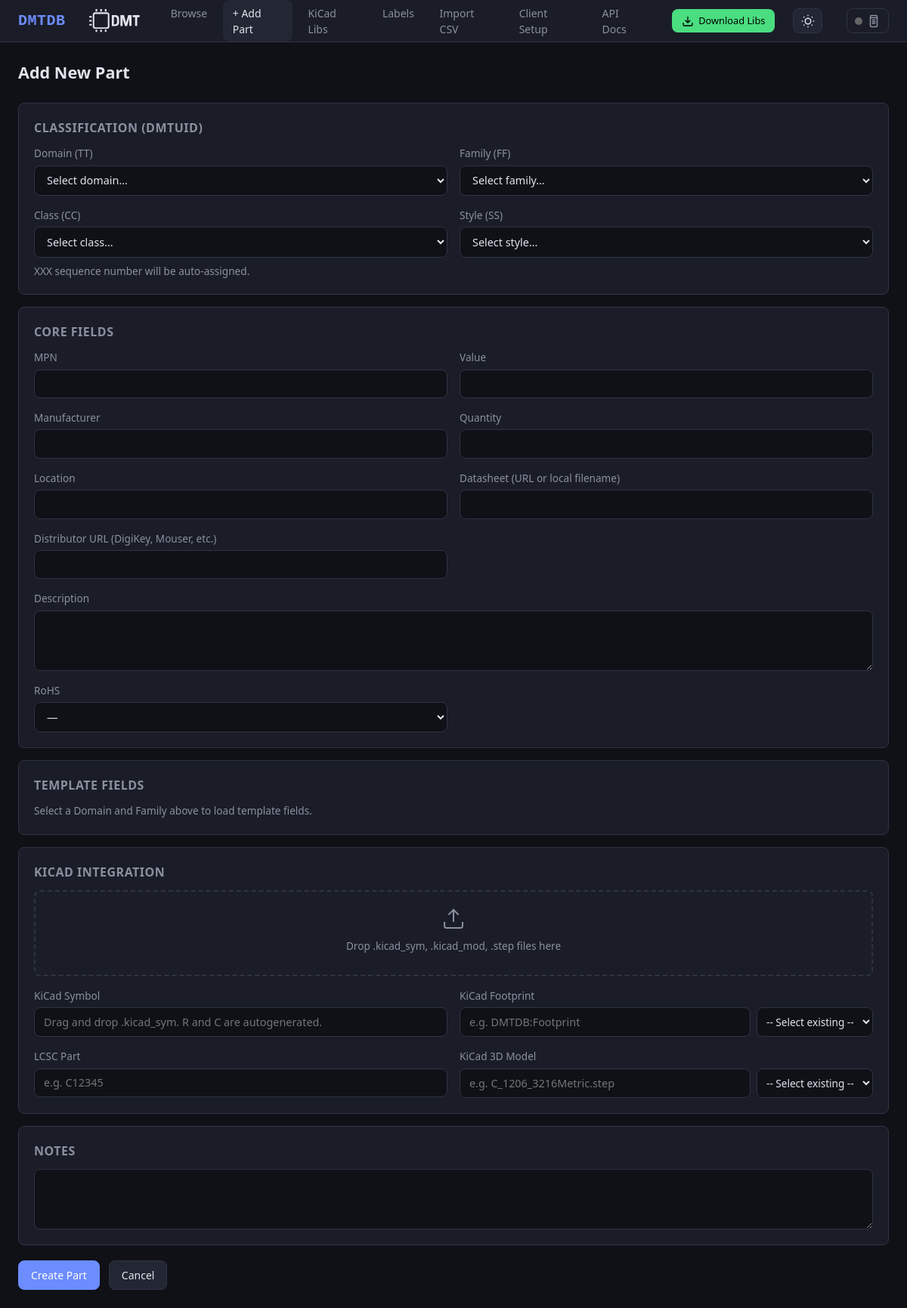
The page /part/add?template=DMT-02030199005 on the database as committed earlier.
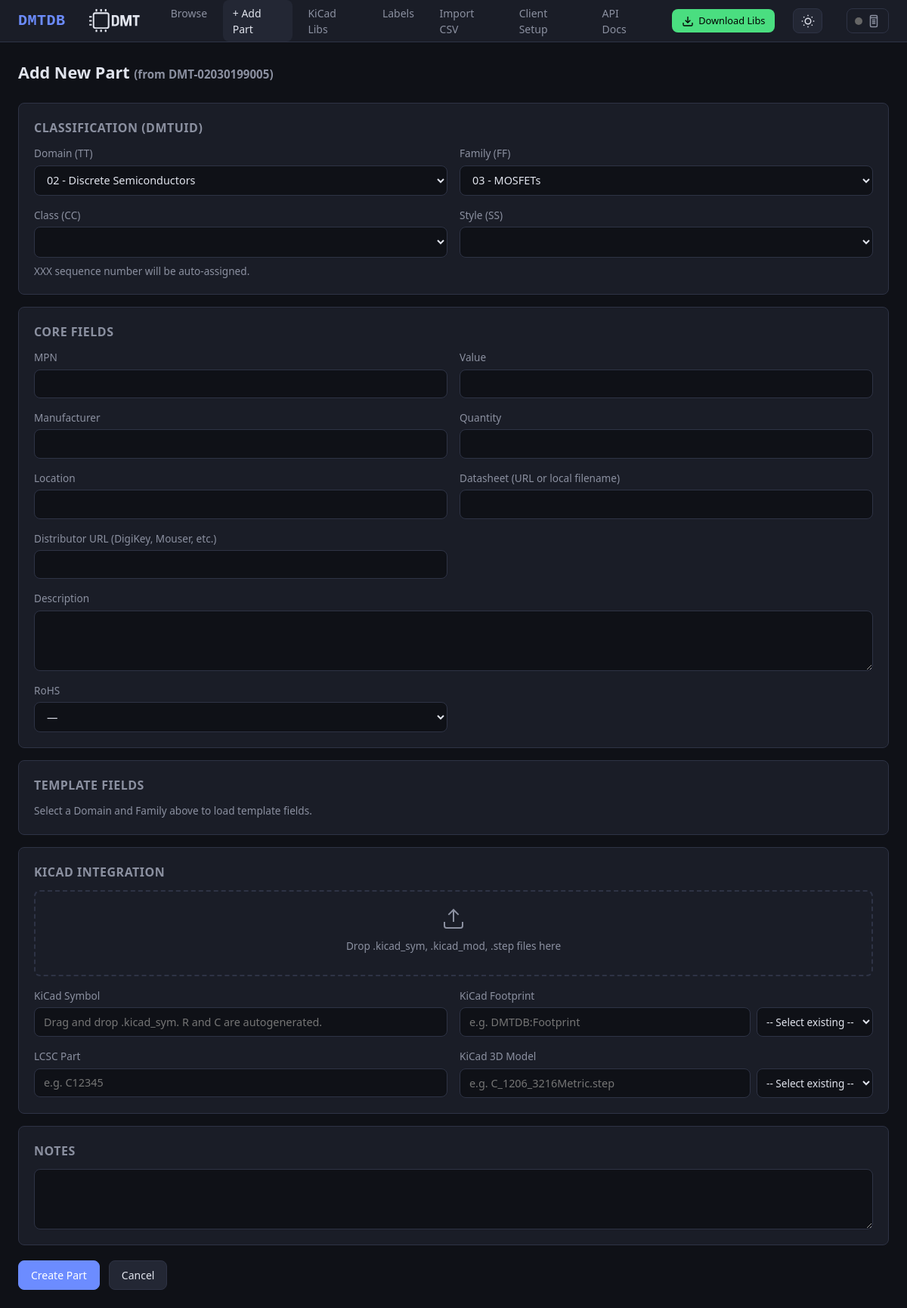
The same page on the database as committed later.
### db/models.py (models this page shows, shortened)
class Base(DeclarativeBase):
    pass

class Part(Base):
    __tablename__ = "parts"
    dmtuid = Column(String(20), primary_key=True)               # DMT-TTFFCCSSXXX
    tt  = Column(String(2), nullable=False, index=True)
    ff  = Column(String(2), nullable=False, index=True)
    cc  = Column(String(2), nullable=False, index=True)
    ss  = Column(String(2), nullable=False, index=True)
    xxx = Column(String(3), nullable=False)
    mpn          = Column(String(200), index=True, default="")
    manufacturer = Column(String(200), index=True, default="")
    value        = Column(String(200), index=True, default="")
    description  = Column(Text, default="")
    quantity     = Column(String(50), default="")
    location     = Column(String(200), default="")
    datasheet    = Column(Text, default="")
    distributor  = Column(Text, default="")
    kicad_symbol    = Column(String(300), default="")
    kicad_footprint = Column(String(300), default="")
    kicad_libref    = Column(String(300), default="")
    kicad_3dmodel   = Column(String(300), default="")
    extra_json = Column(Text, default="{}")
    notes      = Column(Text, default="")
    created_at = Column(DateTime, default=lambda: datetime.now(timezone.utc))
    updated_at = Column(DateTime, default=lambda: datetime.now(timezone.utc),
                        onupdate=lambda: datetime.now(timezone.utc))
    fields = relationship(
        "PartField", back_populates="part",
        cascade="all, delete-orphan", lazy="selectin",
    )
    __table_args__ = (
        Index("ix_ttffccss", "tt", "ff", "cc", "ss"),
    )

### ui/routes_forms.py (the view, shortened to what this page needs)
@ui_bp.route("/part/add", methods=["GET", "POST"])
def part_add():
    domains = get_domains()
    if request.method == "GET":
        template_part = None
        template_dmtuid = request.args.get("template", "").strip()
        if template_dmtuid:
            session = get_session()
            try:
                template_part = PartsService.get(session, template_dmtuid)
            finally:
                session.close()
        return render_template(
            "add_edit.html", part=None, domains=domains,
            template_fields=None, mode="add", template_part=template_part,
        )

### templates/add_edit.html (shortened to what this page needs)
{% extends "base.html" %}
{% block content %}
<div class="page-header">
  <h1>{% if mode == 'edit' %}Edit {{ part.dmtuid }}{% elif template_part %}Add New Part <span
      style="font-size:.7em; color:var(--text-dim);">(from {{ template_part.dmtuid }})</span>{% else %}Add New Part{%
    endif %}</h1>
</div>
<form method="post" id="partForm">
  <div class="detail-card" style="margin-bottom:1rem;">
    <h2>Classification (DMTUID)</h2>
    {% if mode == 'edit' %}
    <p style="font-family:var(--mono); font-size:1.1rem; color:var(--accent); margin-bottom:.75rem;">{{ part.dmtuid }}
    </p>
    <p style="color:var(--text-dim); font-size:.85rem;">Classification cannot be changed after creation.</p>
    {% else %}
    <div class="form-grid">
      <div class="form-group">
        <label>Domain (TT)</label>
        <select name="tt" id="ttSel" required>
          <option value="">Select domain…</option>
          {% for dom in domains %}
          <option value="{{ dom.tt }}">{{ dom.tt }} - {{ dom.name }}</option>
          {% endfor %}
        </select>
      </div>
      <div class="form-group">
        <label>Family (FF)</label>
        <select name="ff" id="ffSel" required>
          <option value="">Select family…</option>
        </select>
      </div>
      <div class="form-group">
        <label>Class (CC)</label>
        <select name="cc" id="ccSel" required>
          <option value="">Select class…</option>
        </select>
      </div>
      <div class="form-group">
        <label>Style (SS)</label>
        <select name="ss" id="ssSel" required>
          <option value="">Select style…</option>
        </select>
      </div>
    </div>
    <p style="color:var(--text-dim); font-size:.85rem; margin-top:.5rem;">XXX sequence number will be auto-assigned.</p>
    {% endif %}
  </div>
  <div class="detail-card" style="margin-bottom:1rem;">
    <h2>Core Fields</h2>
    <div class="form-grid">
      <div class="form-group">
        <label>MPN</label>
        <input type="text" name="MPN" value="{{ part.mpn if part else '' }}">
      </div>
      <div class="form-group">
        <label>Value</label>
        <input type="text" name="Value" value="{{ part.value if part else '' }}">
      </div>
      <div class="form-group">
        <label>Manufacturer</label>
        <input type="text" name="Manufacturer" value="{{ part.manufacturer if part else '' }}">
      </div>
      <div class="form-group">
        <label>Quantity</label>
        <input type="text" name="Quantity" value="{{ part.quantity if part else '' }}">
      </div>
      <div class="form-group">
        <label>Location</label>
        <input type="text" name="Location" value="{{ part.location if part else '' }}">
      </div>
      <div class="form-group">
        <label>Datasheet (URL or local filename)</label>
        <input type="text" name="Datasheet" value="{{ part.datasheet if part else '' }}">
      </div>
      <div class="form-group">
        <label>Distributor URL (DigiKey, Mouser, etc.)</label>
        <input type="text" name="Distributor" value="{{ part.distributor if part else '' }}">
      </div>
      <div class="form-group full">
        <label>Description</label>
        <textarea name="Description" rows="2">{{ part.description if part else '' }}</textarea>
      </div>
      <div class="form-group">
        <label>RoHS</label>
        {% set rohs_val = '' %}
        {% if part and part.fields %}
        {% for f in part.fields if f.field_name == 'RoHS' %}{% set rohs_val = f.field_value %}{% endfor %}
        {% endif %}
        <select name="RoHS">
          <option value="">—</option>
        </select>
      </div>
    </div>
  </div>
  <div class="detail-card" style="margin-bottom:1rem;" id="templateFieldsCard">
    <h2>Template Fields </h2>
    <div class="form-grid" id="templateFields">
      {% if mode == 'edit' and template_fields %}
      {% set field_map = {} %}
      {% for f in part.fields %}
      {% endfor %}
      {% set skip =
      ['MPN','Location','Quantity','Value','Manufacturer','Description','Datasheet','RoHS','TT','FF','CC','SS','XXX','DMTUID']
      %}
      {% for fname in template_fields %}
      {% if fname not in skip %}
      <div class="form-group">
        <label>{{ fname }}</label>
        <input type="text" name="{{ fname }}" value="{{ field_map.get(fname, '') }}">
      </div>
      {% endif %}
      {% endfor %}
      {% else %}
      <p style="color:var(--text-dim); font-size:.85rem;" id="templatePlaceholder">
        Select a Domain and Family above to load template fields.
      </p>
      {% endif %}
    </div>
  </div>
  <div class="detail-card" style="margin-bottom:1rem;">
    <h2>KiCad Integration</h2>
    <div class="kicad-dropzone" id="kicadDropzone">
      <svg width="32" height="32" viewBox="0 0 24 24" fill="none" stroke="currentColor" stroke-width="1.5">
        <path d="M21 15v4a2 2 0 0 1-2 2H5a2 2 0 0 1-2-2v-4" />
        <polyline points="17 8 12 3 7 8" />
        <line x1="12" y1="3" x2="12" y2="15" />
      </svg>
      <p>Drop .kicad_sym, .kicad_mod, .step files here</p>
    </div>
    <div class="form-grid">
      <div class="form-group">
        <label>KiCad Symbol</label>
        <div class="input-with-dropdown">
          <input type="text" name="kicad_symbol" id="kicadSymbolInput" value="{{ part.kicad_symbol if part else '' }}"
            placeholder="Drag and drop .kicad_sym. R and C are autogenerated.">
        </div>
      </div>
      <div class="form-group">
        <label>KiCad Footprint</label>
        <div class="input-with-dropdown">
          <input type="text" name="kicad_footprint" id="kicadFootprintInput"
            value="{{ part.kicad_footprint if part else (template_part.kicad_footprint if template_part else '') }}"
            placeholder="e.g. DMTDB:Footprint">
          <select id="footprintSelect" title="Select existing footprint">
            <option value="">-- Select existing --</option>
          </select>
        </div>
      </div>
      <div class="form-group">
        <label>LCSC Part</label>
        <input type="text" name="kicad_libref" id="lcscPartInput" value="{{ part.kicad_libref if part else '' }}"
          placeholder="e.g. C12345">
      </div>
      <div class="form-group">
        <label>KiCad 3D Model</label>
        <div class="input-with-dropdown">
          <input type="text" name="kicad_3dmodel" id="kicad3dmodelInput"
            value="{{ part.kicad_3dmodel if part else (template_part.kicad_3dmodel if template_part else '') }}"
            placeholder="e.g. C_1206_3216Metric.step">
          <select id="model3dSelect" title="Select existing 3D model">
            <option value="">-- Select existing --</option>
          </select>
        </div>
      </div>
    </div>
  </div>
  <div class="detail-card" style="margin-bottom:1rem;">
    <h2>Notes</h2>
    <div class="form-group full">
      <textarea name="notes" rows="3">{{ part.notes if part else '' }}</textarea>
    </div>
  </div>
  <div class="form-actions">
    <button type="submit" class="btn btn-primary">{% if mode == 'edit' %}Save Changes{% else %}Create Part{% endif
      %}</button>
    {% if mode == 'edit' %}
    <a href="/part/{{ part.dmtuid }}" class="btn btn-secondary">Cancel</a>
    {% else %}
    <a href="/" class="btn btn-secondary">Cancel</a>
    {% endif %}
  </div>
</form>
{% endblock %}

### templates/base.html (shortened to what this page needs)
<!DOCTYPE html>
<html lang="en">
<head>
  <link rel="stylesheet" href="/static/css/style.css">
</head>
<body>
  <nav class="nav">
    <a href="/" class="nav-brand">DMTDB</a>
    <div class="nav-links">
      <a href="/" {% if request.endpoint=='ui.index' %}class="active" {% endif %}>Browse</a>
      <a href="/part/add" {% if request.endpoint=='ui.part_add' %}class="active" {% endif %}>+ Add Part</a>
      <a href="/libs" {% if request.endpoint=='ui.libs_page' %}class="active" {% endif %}>KiCad Libs</a>
      <a href="/labels" {% if request.endpoint=='ui.labels_page' %}class="active" {% endif %}>Labels</a>
      <a href="/import" {% if request.endpoint=='ui.import_page' %}class="active" {% endif %}>Import CSV</a>
      <a href="/client-setup" {% if request.endpoint=='ui.client_setup' %}class="active" {% endif %}>Client Setup</a>
      <a href="/api/docs" {% if request.endpoint=='ui.api_docs' %}class="active" {% endif %}>API Docs</a>
    </div>
    <a href="/api/v1/libs/download" class="btn btn-download"
      title="Download KiCad Libraries (symbols, footprints, 3D models)">
      <svg width="16" height="16" viewBox="0 0 24 24" fill="none" stroke="currentColor" stroke-width="2">
        <path d="M21 15v4a2 2 0 0 1-2 2H5a2 2 0 0 1-2-2v-4" />
        <polyline points="7 10 12 15 17 10" />
        <line x1="12" y1="15" x2="12" y2="3" />
      </svg>
      <span>Download Libs</span>
    </a>
    <button class="theme-toggle" id="themeToggle" title="Toggle dark/light mode">
      <svg class="theme-icon-dark" width="18" height="18" viewBox="0 0 24 24" fill="none" stroke="currentColor"
        stroke-width="2">
        <circle cx="12" cy="12" r="5" />
        <path
          d="M12 1v2M12 21v2M4.22 4.22l1.42 1.42M18.36 18.36l1.42 1.42M1 12h2M21 12h2M4.22 19.78l1.42-1.42M18.36 5.64l1.42-1.42" />
      </svg>
    </button>
    <button class="niimbot-toggle" id="niimbotToggle" title="Niimbot B1 Printer" onclick="openNiimbotGlobalModal()">
      <span id="niimbotGlobalStatus"
        style="display: inline-block; width: 10px; height: 10px; border-radius: 50%; background: #666;"></span>
      <svg width="18" height="18" viewBox="0 0 24 24" fill="none" stroke="currentColor" stroke-width="2">
        <rect x="6" y="2" width="12" height="20" rx="2" />
        <line x1="6" y1="6" x2="18" y2="6" />
        <line x1="9" y1="10" x2="15" y2="10" />
        <line x1="9" y1="13" x2="15" y2="13" />
        <line x1="9" y1="16" x2="15" y2="16" />
      </svg>
    </button>
  </nav>
  <div class="container">
    {% block content %}{% endblock %}
  </div>
</body>
</html>

Rows that differ between the two databases and show on the page:
added Part: dmtuid "DMT-02030199005"
Other text that changed with them:
form field tt: "Select domain…" → "02 - Discrete Semiconductors"
form field ff: "Select family…" → "03 - MOSFETs"
form field cc: "Select class…" → (not shown)
form field ss: "Select style…" → (not shown)
text now shown: "(from )"
